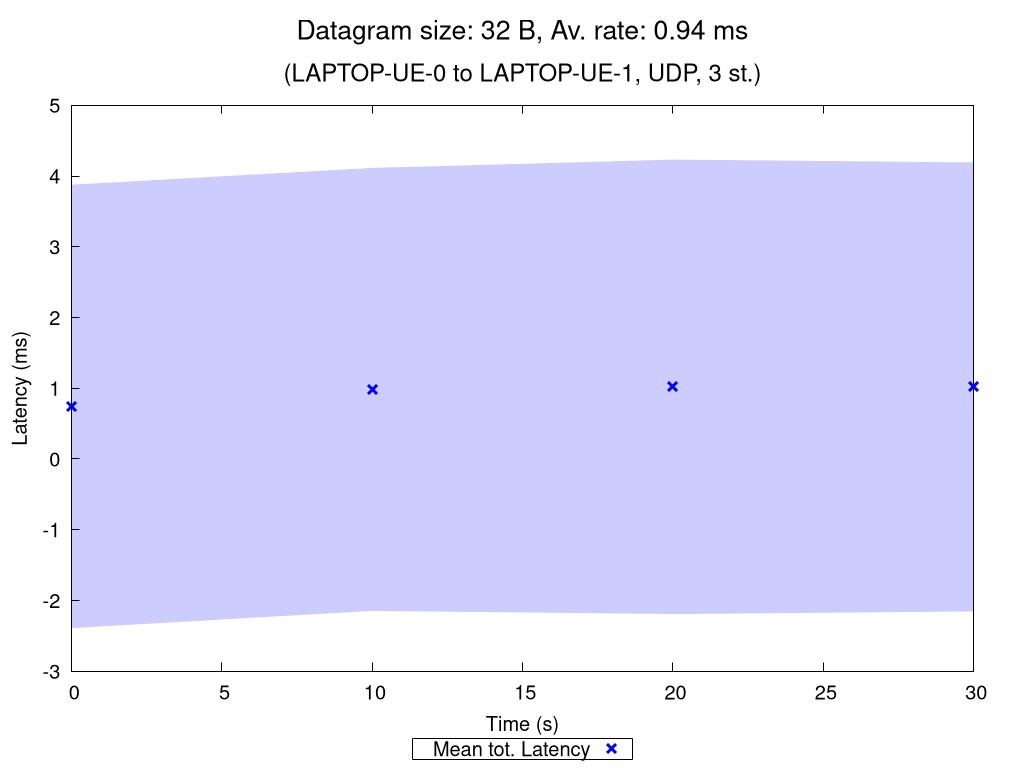

gnuplot code for this plot:
set terminal pngcairo nocrop enhanced size 1024,768 font "Verdana,15"
set output "UDP_3_st_2020_10_08_13-12-07_two2one_00032B.png"

set title "{/=20 Datagram size: 32 B, Av. rate: 0.94 ms}\n\n{/=18 (LAPTOP-UE-0 to LAPTOP-UE-1, UDP, 3 st.)}"

set xlabel "Time (s)"
set ylabel "Latency (ms)"
set ytics nomirror
set key bmargin center horizontal box samplen 1 width -1
set bmargin 4.6
set rmargin 4.5

rf = 1.0  # rate factor
set style fill transparent solid 0.2 noborder
set autoscale xfix
plot "UDP_3_st_2020_10_08_13-12-07_two2one_00032B_iperf_processed.dat" using 1:($2/rf-$3/rf):($2/rf+$3/rf) with filledcurves lc rgb "blue" notitle, \
     "" using 1:($2/rf) with points pt 2 ps 1.5 lw 3 lc rgb "blue" title "Mean tot. Latency", \
